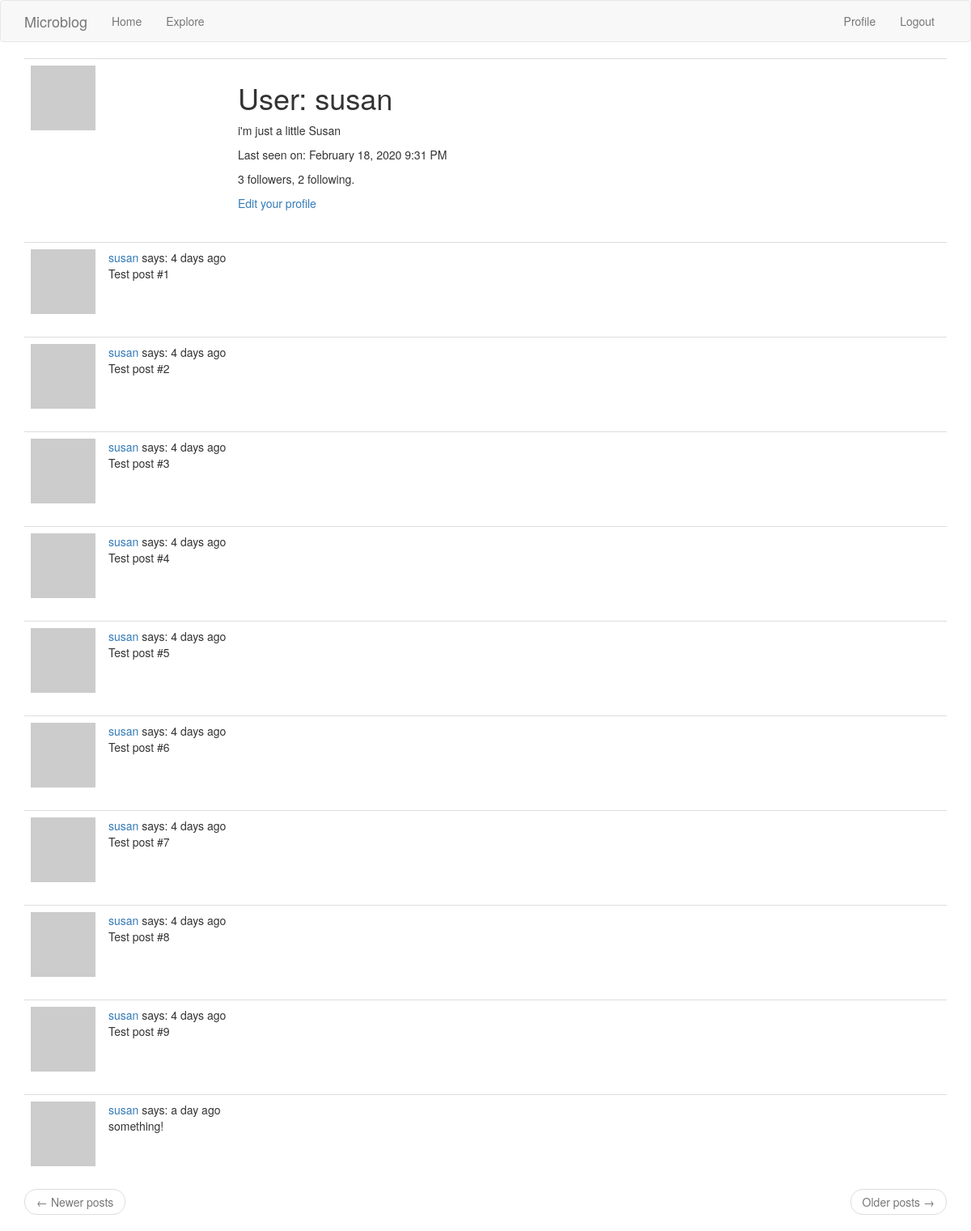
Page /user/susan (signed in) on the committed database.
### app/models.py (models this page shows, shortened)
class User(UserMixin, db.Model):
    id = db.Column(db.Integer, primary_key=True)
    username = db.Column(db.String(64), index=True, unique=True)
    email = db.Column(db.String(120), index=True, unique=True)
    password_hash = db.Column(db.String(128))
    posts = db.relationship('Post', backref='author', lazy='dynamic')
    about_me = db.Column(db.String(140))
    last_seen = db.Column(db.DateTime, default=datetime.utcnow)
    followed = db.relationship(
        'User', secondary='followers',
        primaryjoin=(followers.c.follower_id == id),
        secondaryjoin=(followers.c.followed_id == id),
        backref=db.backref('followers', lazy='dynamic'), lazy='dynamic')
    def avatar(self, size):
        digest = md5(self.email.lower().encode('utf-8')).hexdigest()
        return f'https://www.gravatar.com/avatar/{digest}?d=identicon&s={size}'

class Post(db.Model):
    id = db.Column(db.Integer, primary_key=True)
    body = db.Column(db.String(140))
    timestamp = db.Column(db.DateTime, index=True, default=datetime.utcnow)
    user_id = db.Column(db.Integer, db.ForeignKey('user.id'))

### app/routes.py (the view)
@app.route('/user/<username>')
@login_required
def user(username):
    page = request.args.get('page', 1, type=int)
    user = User.query.filter_by(username=username).first_or_404()
    posts = user.posts.paginate(
        page, app.config['POSTS_PER_PAGE'], False)
    next_url = url_for('user', username=user.username, page=posts.next_num) \
        if posts.has_next else None
    prev_url = url_for('user', username=user.username, page=posts.prev_num) \
        if posts.has_prev else None
    about_me = user.about_me
    return render_template(
        'user.html',
        user=user,
        posts=posts.items,
        next_url=next_url,
        prev_url=prev_url)

### app/models.py (called while the page is built)
@login.user_loader
def load_user(id):
    return User.query.get(int(id))

### app/routes.py (called while the page is built)
@app.before_request
def before_request():
    if current_user.is_authenticated:
        current_user.last_seen = datetime.utcnow()
        db.session.commit()

### app/templates/user.html
{% extends "base.html" %}
{% block app_content %}
    <table class="table table-hover">
        <tr>
            <td width="256px"><img src="{{ user.avatar(256) }}"></td>
            <td>
                <h1>User: {{ user.username }}</h1>
                {% if user.about_me %}<p>{{ user.about_me }}</p>{% endif %}
                {% if user.last_seen %}<p>Last seen on: {{ moment(user.last_seen).format('LLL') }}</p>{% endif %}
                <p>{{ user.followers.count() }} followers, {{ user.followed.count() }} following.</p>
                {% if user == current_user %}
                <p><a href="{{ url_for('edit_profile') }}">Edit your profile</a></p>
                {% elif not current_user.is_following(user) %}
                <p><a href="{{ url_for('follow', username=user.username) }}">Follow</a></p>
                {% else %}
                <p><a href="{{ url_for('unfollow', username=user.username) }}">Unfollow</a></p>
                {% endif %}
            </td>
        </tr>
    </table>
    {% for post in posts %}
        {% include '_post.html' %}
    {% endfor %}
    <nav aria-label="...">
        <ul class="pager">
            <li class="previous{% if not prev_url %} disabled{% endif %}">
                <a href="{{ prev_url or '#' }}">
                    <span aria-hidden="true">&larr;</span> Newer posts
                </a>
            </li>
            <li class="next{% if not next_url %} disabled{% endif %}">
                <a href="{{ next_url or '#' }}">
                    Older posts <span aria-hidden="true">&rarr;</span>
                </a>
            </li>
        </ul>
    </nav>
{% endblock %}

### app/templates/_post.html
    <table class="table table-hover">
        <tr>
            <td width="70px">
                <a href="{{ url_for('user', username=post.author.username) }}">
                    <img src="{{ post.author.avatar(70) }}" />
                </a>
            </td>
            <td>
                <a href="{{ url_for('user', username=post.author.username) }}">
                    {{ post.author.username }}
                </a>
                says: {{ moment(post.timestamp).fromNow() }}
                <br>
                {{ post.body }}
            </td>
        </tr>
    </table>

### rows in the picture
User: username "susan", about_me "i'm just a little Susan", last_seen "February 18, 2020 9:31 PM"
Post: author.username "susan", timestamp "4 days ago", body "Test post #1"
Post: author.username "susan", timestamp "4 days ago", body "Test post #2"
Post: author.username "susan", timestamp "4 days ago", body "Test post #3"
Post: author.username "susan", timestamp "4 days ago", body "Test post #4"
Post: author.username "susan", timestamp "4 days ago", body "Test post #5"
Post: author.username "susan", timestamp "4 days ago", body "Test post #6"
Post: author.username "susan", timestamp "4 days ago", body "Test post #7"
Post: author.username "susan", timestamp "4 days ago", body "Test post #8"
Post: author.username "susan", timestamp "4 days ago", body "Test post #9"
Post: author.username "susan", timestamp "a day ago", body "something!"

### other values in the picture
{{ user.followers.count() }} "3"
{{ user.followed.count() }} "2"
